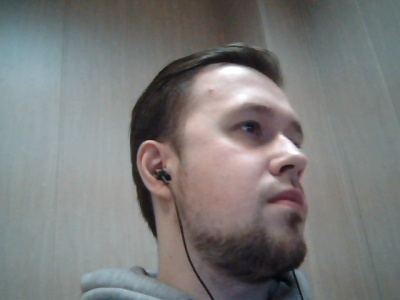
#> input picture OpiServer/Server_final3/Server_final/dataset/artem/1.jpg, 400 x 300 px
$ python Face.py
#> lines starting #> are read from the running program, lines starting #| are printed output that depends on the picture
import os
import sys
import cv2
import numpy as np
from imutils import paths


class  Face:
    def __init__(self):
        self.recognizer = cv2.face.LBPHFaceRecognizer_create()
        self.recognizer.read('Face/face.yml')
        self.detector = cv2.CascadeClassifier("Face/haarcascade_frontalface_default.xml")
        self.name = self.Read_from_txt('Face/name')
    def Read_from_txt(self, filename):
#> called with filename = 'Face/name'
        file1 = open(filename + ".txt", "r")
#> (reads OpiServer/Server_final3/Server_final/Face/name.txt from the repository)
        list_row = file1.readlines()
        list_source = []
        for i in range(len(list_row)):
            column_list = list_row[i].strip().split("\t")
            list_source.append(column_list)
        for i in range(len(list_source)):
            for j in range(len(list_source[i])):
                list_source[i][j] = str(list_source[i][j])
        file1.close()
        return list_source

    def Save_to_txt(self, list_name,list_label):
        file2 = open('Face/name.txt', 'w')
        for i in range(len(list_name)):
            file2.write(str(list_name[i]))
            file2.write('\t')
            file2.write(str(list_label[i]))
            file2.write('\n')
        file2.close()
    def getFaceInfo(self,path='dataset'):
#> called with path = 'dataset'
        imagePaths = list(
            paths.list_images(path))  # загружаем в список все изображения из папки dataset и вложенных в нее

        #imagePaths = [os.path.join(path,f) for f in os.listdir(path)]
        faceSamples=[]
        names = []
        for imagePath in imagePaths:
            if os.path.split(imagePath)[-1].split(".")[1]=="jpg":
                name = imagePath.split(os.sep)[-2]
                img = cv2.imread(imagePath)
#> img is the input picture: shape (300, 400, 3); mean B, G, R 122.1, 123, 123
                gray = cv2.cvtColor(img, cv2.COLOR_BGR2GRAY)
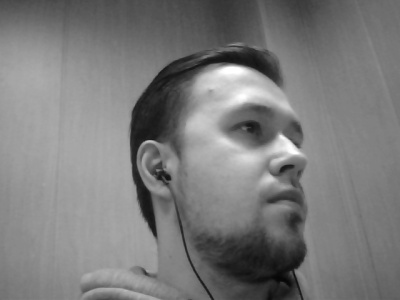
#> gray: shape (300, 400); min 6, max 255, mean 122.9
                faces = self.detector.detectMultiScale(gray, scaleFactor=1.2, minNeighbors=5)
#> faces = [[186, 59, 179, 179]]
                for (x,y,w,h) in faces:
                    faceSamples.append(gray[y:y+h,x:x+w])
                    names.append(name)
#> this loop made 1 pass
#> after the loop, faceSamples = 1 item; names = ['artem']
#> pass 2 of the loop in getFaceInfo, `for imagePath in imagePaths:`:
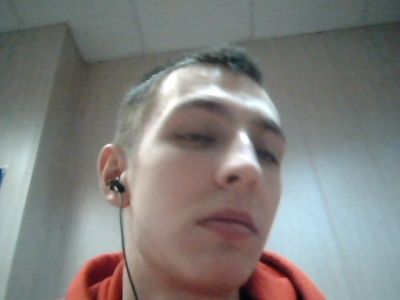
#> input picture OpiServer/Server_final3/Server_final/dataset/aleksandr/1.jpg, 400 x 300 px
#> in getFaceInfo, img is the input picture: shape (300, 400, 3); mean B, G, R 125.2, 127.7, 128.9
#> in getFaceInfo, `gray = cv2.cvtColor(img, cv2.COLOR_BGR2GRAY)`:
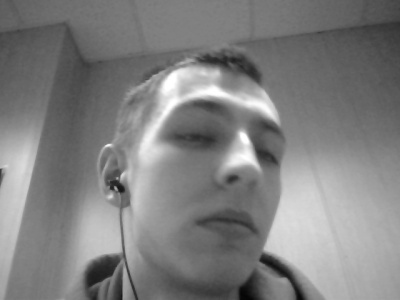
#> gray: shape (300, 400); min 5, max 255, mean 127.8
#> in getFaceInfo, `faces = self.detector.detectMultiScale(gray, scaleFactor=1.2, minNeigh..`: faces = ()
        labels = [item for item in range(0, len(names))]
#> labels = [0]
        return faceSamples,labels, names
    def trainImage(self):
        faces, labels, names = self.getFaceInfo()
#> faces = 1 item; labels = [0]; names = ['artem']
        self.recognizer.train(faces, np.array(labels))
        self.recognizer.write('Face/face.yml')
        self.recognizer.read('Face/face.yml')
        self.Save_to_txt(labels,names)
#> the loop in Save_to_txt, `for i in range(len(list_name)):` made 1 pass
        print("\n  {0} faces trained.".format(len(np.unique(labels))))
#|   1 faces trained.
    def face_detect(self,img):
        try:
            self.name = self.Read_from_txt('Face/name')
            if sys.platform.startswith('win') or sys.platform.startswith('darwin'):
                gray = cv2.cvtColor(img,cv2.COLOR_BGR2GRAY)
                faces = self.detector.detectMultiScale(gray,1.2,5)
                if len(faces)>0 :
                    for (x,y,w,h) in faces:
                        cv2.rectangle(img, (x, y), (x+w, y+h), (0, 255, 0), 2)
                        id, confidence = self.recognizer.predict(gray[y:y + h, x:x + w])
                        print("confidence",id,confidence)
                        if confidence > 100:
                            cv2.putText(img, str("unknow"), (x + 5, y + h + 30), cv2.FONT_HERSHEY_DUPLEX, 1,
                                        (0, 255, 0), 2)
                        else:
                            cv2.putText(img, self.name[int(id)][1], (x + 5, y + h + 30), cv2.FONT_HERSHEY_DUPLEX, 1,
                                        (0, 255, 0), 2)
        except Exception as e:
            print(e)

if __name__ == '__main__':
    f=Face()
    f.trainImage()
